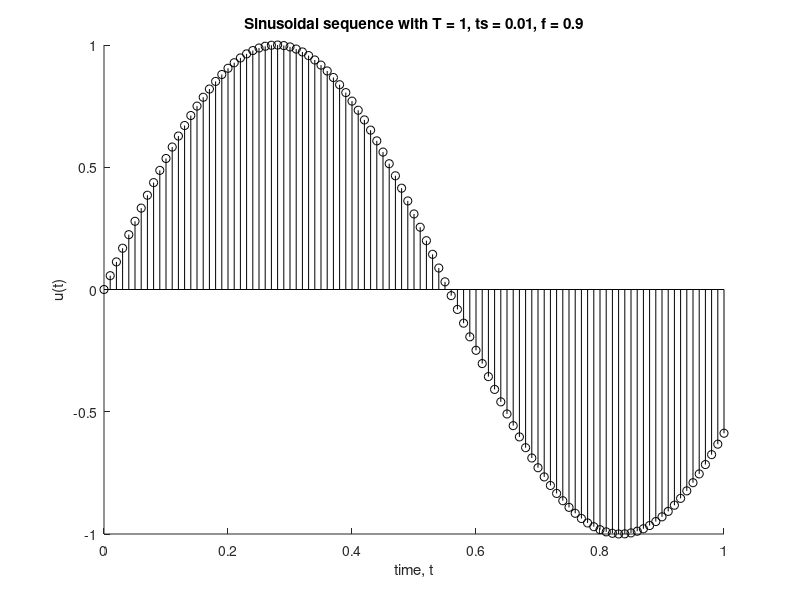
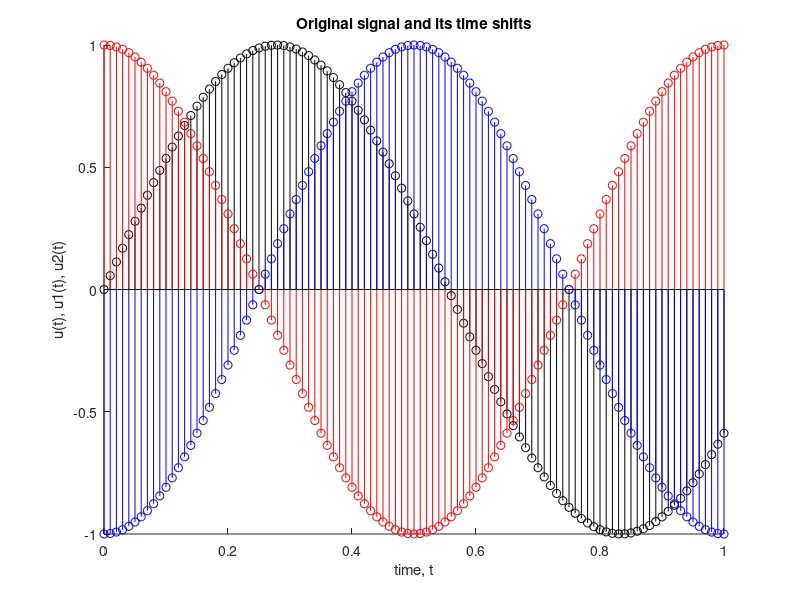
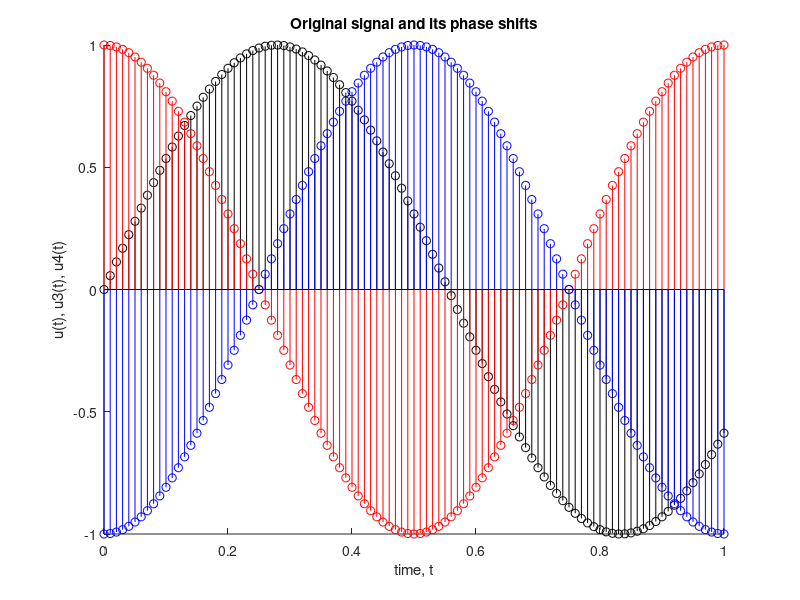
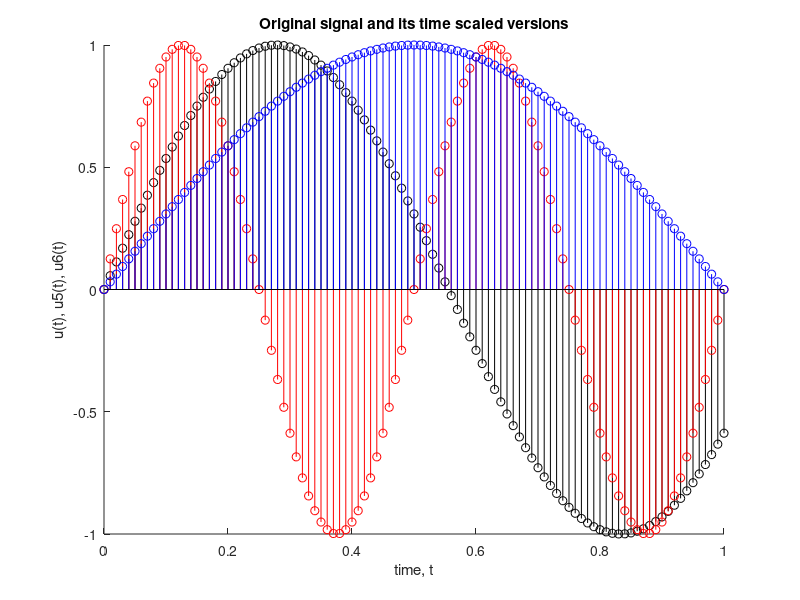

Write the MATLAB code that produced these figures, in order.
clear all, close all
T = 1; ts = 0.01;   % time horizon and discretization time
t = 0:ts:T;         % time vector
f = 0.9;               % signal frequency
phi = 0;
u = sin(2*pi*t*f + phi);  % signal
figure, hold on, stem(t,u,'k')
str = sprintf('Sinusoidal sequence with T = %g, ts = %g, f = %g', T, ts, f);
title(str), xlabel('time, t'), ylabel('u(t)');

u1 = sin(2*pi*(t+1/4)); % positive time shift
u2 = sin(2*pi*(t-1/4)); % negative time shift
u3 = sin(2*pi*t+pi/2);  % positive phase shift
u4 = sin(2*pi*t-pi/2);  % negative phase shift
figure, hold on
stem(t,u,'k'), stem(t,u1,'r'), stem(t,u2,'b')
title('Original signal and its time shifts')
xlabel('time, t'), ylabel('u(t), u1(t), u2(t)')
figure, hold on
stem(t,u,'k'), stem(t,u3,'r'), stem(t,u4,'b')
title('Original signal and its phase shifts')
xlabel('time, t'), ylabel('u(t), u3(t), u4(t)')

u5 = sin(2*pi*(2*t));   % time scale by constant > 1
u6 = sin(2*pi*(1/2*t)); % time scale by constant < 1
figure, hold on
stem(t,u,'k'), stem(t,u5,'r'), stem(t,u6,'b')
title('Original signal and its time scaled versions')
xlabel('time, t'), ylabel('u(t), u5(t), u6(t)')
